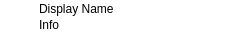
<?xml version="1.0" encoding="UTF-8"?>
<ui version="4.0">
 <class>document_session</class>
 <widget class="QWidget" name="document_session">
  <property name="geometry">
   <rect>
    <x>0</x>
    <y>0</y>
    <width>250</width>
    <height>36</height>
   </rect>
  </property>
  <property name="palette">
   <palette>
    <active>
     <colorrole role="Window">
      <brush brushstyle="SolidPattern">
       <color alpha="255">
        <red>255</red>
        <green>255</green>
        <blue>255</blue>
       </color>
      </brush>
     </colorrole>
     <colorrole role="Highlight">
      <brush brushstyle="SolidPattern">
       <color alpha="255">
        <red>0</red>
        <green>102</green>
        <blue>204</blue>
       </color>
      </brush>
     </colorrole>
     <colorrole role="AlternateBase">
      <brush brushstyle="SolidPattern">
       <color alpha="255">
        <red>240</red>
        <green>244</green>
        <blue>255</blue>
       </color>
      </brush>
     </colorrole>
    </active>
    <inactive>
     <colorrole role="Window">
      <brush brushstyle="SolidPattern">
       <color alpha="255">
        <red>255</red>
        <green>255</green>
        <blue>255</blue>
       </color>
      </brush>
     </colorrole>
     <colorrole role="Highlight">
      <brush brushstyle="SolidPattern">
       <color alpha="255">
        <red>0</red>
        <green>102</green>
        <blue>204</blue>
       </color>
      </brush>
     </colorrole>
     <colorrole role="AlternateBase">
      <brush brushstyle="SolidPattern">
       <color alpha="255">
        <red>240</red>
        <green>244</green>
        <blue>255</blue>
       </color>
      </brush>
     </colorrole>
    </inactive>
    <disabled>
     <colorrole role="Window">
      <brush brushstyle="SolidPattern">
       <color alpha="255">
        <red>255</red>
        <green>255</green>
        <blue>255</blue>
       </color>
      </brush>
     </colorrole>
     <colorrole role="Highlight">
      <brush brushstyle="SolidPattern">
       <color alpha="255">
        <red>218</red>
        <green>216</green>
        <blue>213</blue>
       </color>
      </brush>
     </colorrole>
     <colorrole role="AlternateBase">
      <brush brushstyle="SolidPattern">
       <color alpha="255">
        <red>240</red>
        <green>244</green>
        <blue>255</blue>
       </color>
      </brush>
     </colorrole>
    </disabled>
   </palette>
  </property>
  <property name="windowTitle">
   <string>Document session</string>
  </property>
  <layout class="QHBoxLayout" name="widget_layout">
   <property name="spacing">
    <number>3</number>
   </property>
   <property name="margin">
    <number>0</number>
   </property>
   <item>
    <widget class="QLabel" name="icon_label">
     <property name="minimumSize">
      <size>
       <width>36</width>
       <height>36</height>
      </size>
     </property>
     <property name="maximumSize">
      <size>
       <width>36</width>
       <height>36</height>
      </size>
     </property>
     <property name="alignment">
      <set>Qt::AlignCenter</set>
     </property>
    </widget>
   </item>
   <item>
    <layout class="QVBoxLayout" name="name_info_layout">
     <property name="spacing">
      <number>0</number>
     </property>
     <property name="margin">
      <number>0</number>
     </property>
     <item>
      <layout class="QHBoxLayout" name="name_layout">
       <property name="spacing">
        <number>0</number>
       </property>
       <property name="margin">
        <number>0</number>
       </property>
       <item>
        <widget class="ElidedLabel" name="name_label">
         <property name="sizePolicy">
          <sizepolicy hsizetype="Expanding" vsizetype="Fixed">
           <horstretch>0</horstretch>
           <verstretch>0</verstretch>
          </sizepolicy>
         </property>
         <property name="text">
          <string>Display Name</string>
         </property>
        </widget>
       </item>
       <item>
        <widget class="QWidget" name="state_icons" native="true">
         <property name="minimumSize">
          <size>
           <width>0</width>
           <height>14</height>
          </size>
         </property>
         <property name="maximumSize">
          <size>
           <width>16777215</width>
           <height>14</height>
          </size>
         </property>
         <layout class="QHBoxLayout" name="state_icons_layout">
          <property name="spacing">
           <number>0</number>
          </property>
          <property name="margin">
           <number>0</number>
          </property>
          <item>
           <widget class="DocumentSharingSessionIconLabel" name="locally_modified_icon">
            <property name="sizePolicy">
             <sizepolicy hsizetype="Fixed" vsizetype="Fixed">
              <horstretch>0</horstretch>
              <verstretch>0</verstretch>
             </sizepolicy>
            </property>
            <property name="text">
             <string/>
            </property>
            <property name="pixmap">
             <pixmap>icons/composing12.svg</pixmap>
            </property>
            <property name="alignment">
             <set>Qt::AlignCenter</set>
            </property>
            <property name="icon" stdset="0">
             <iconset>
              <normaloff>icons/composing12.svg</normaloff>icons/composing12.svg</iconset>
            </property>
            <property name="selectedCompositionColor" stdset="0">
             <color>
              <red>0</red>
              <green>255</green>
              <blue>0</blue>
             </color>
            </property>
           </widget>
          </item>
         </layout>
        </widget>
       </item>
      </layout>
     </item>
     <item>
      <layout class="QHBoxLayout" name="info_layout">
       <property name="spacing">
        <number>0</number>
       </property>
       <property name="margin">
        <number>0</number>
       </property>
       <item>
        <widget class="ElidedLabel" name="info_label">
         <property name="sizePolicy">
          <sizepolicy hsizetype="Expanding" vsizetype="Fixed">
           <horstretch>0</horstretch>
           <verstretch>0</verstretch>
          </sizepolicy>
         </property>
         <property name="text">
          <string>Info</string>
         </property>
        </widget>
       </item>
      </layout>
     </item>
    </layout>
   </item>
   <item>
    <widget class="DocumentState" name="state_label">
     <property name="minimumSize">
      <size>
       <width>14</width>
       <height>0</height>
      </size>
     </property>
     <property name="maximumSize">
      <size>
       <width>14</width>
       <height>16777215</height>
      </size>
     </property>
     <property name="text">
      <string/>
     </property>
     <property name="state" stdset="0">
      <string notr="true">unknown</string>
     </property>
    </widget>
   </item>
  </layout>
 </widget>
 <customwidgets>
  <customwidget>
   <class>ElidedLabel</class>
   <extends>QLabel</extends>
   <header>blink.widgets.labels</header>
  </customwidget>
  <customwidget>
   <class>DocumentState</class>
   <extends>QLabel</extends>
   <header>blink.documentsharing.window</header>
  </customwidget>
  <customwidget>
   <class>DocumentSharingSessionIconLabel</class>
   <extends>QLabel</extends>
   <header>blink.documentsharing.window</header>
  </customwidget>
 </customwidgets>
 <resources/>
 <connections/>
</ui>
